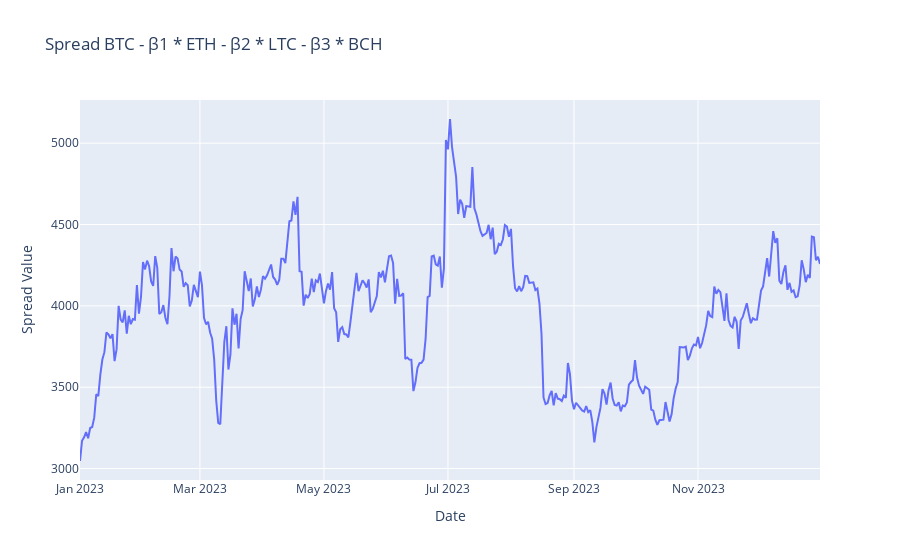

Write notebook code for a chart like this one.
### Markdown cell above
## Code Description

This code performs an analysis of the spread between several cryptocurrencies using data from Yahoo Finance and visualizes the results in an interactive plot. Below are the main steps:

1. **Library Imports:**
   - `pandas` for data manipulation.
   - `yfinance` for downloading cryptocurrency data.
   - `plotly.graph_objs` for creating the interactive plot.

2. **Data Download:**
   - The cryptocurrency symbols of interest are specified: Bitcoin (BTC-USD), Ethereum (ETH-USD), Litecoin (LTC-USD), and Bitcoin Cash (BCH-USD).
   - The date range for the historical data is defined from January 1, 2023, to January 1, 2024.
   - Daily closing price data for the cryptocurrencies is downloaded using `yfinance`.

3. **Spread Calculation:**
   - Beta coefficients for each cryptocurrency relative to Bitcoin are defined.
   - The spread is calculated using the formula:
    
   $$
   \text{spread} = \text{BTC} - \beta_1 \times \text{ETH} - \beta_2 \times \text{LTC} - \beta_3 \times \text{BCH}
   $$
     

4. **Spread Visualization:**
   - A figure is created using `plotly` and a trace representing the calculated spread is added.
   - The plot is customized with a title and axis labels.
   - Finally, the interactive plot is displayed.

This methodology allows observing the relationship between different cryptocurrencies through the calculated spread, providing a visual tool for financial analysis.

### Code cell
import pandas as pd
import yfinance as yf
import plotly.graph_objs as go

# Descargar datos de Yahoo Finance
tickers = ['BTC-USD', 'ETH-USD', 'LTC-USD', 'BCH-USD']
start_date = '2023-01-01'
end_date = '2024-01-01'

data = yf.download(tickers, start=start_date, end=end_date)['Close']

# Calcular el spread
betas = {'BTC-USD': 1, 'ETH-USD': -0.795, 'LTC-USD': -27.02, 'BCH-USD': -1.838}
spread = data[tickers[0]]
for ticker, beta in betas.items():
    spread -= beta * data[ticker]

# Graficar el spread
fig = go.Figure()
fig.add_trace(go.Scatter(x=spread.index, y=spread, mode='lines', name='Spread'))
fig.update_layout(title='Spread BTC - β1 * ETH - β2 * LTC - β3 * BCH',
                  xaxis_title='Date',
                  yaxis_title='Spread Value')
fig.show()

### Figure 1 — Plotly figure (JSON) as saved in the notebook; plotly's stock layout.template omitted (floating-point values rounded to 4 significant figures; data arrays with more than 128 entries replaced by an {"elided": "..."} marker saying what was removed)
{"data": [{"mode": "lines", "name": "Spread", "type": "scatter", "x": {"elided": "365 str values"}, "y": {"elided": "365 float values"}}], "layout": {"title": {"text": "Spread BTC - β1 * ETH - β2 * LTC - β3 * BCH"}, "xaxis": {"title": {"text": "Date"}}, "yaxis": {"title": {"text": "Spread Value"}}}}
